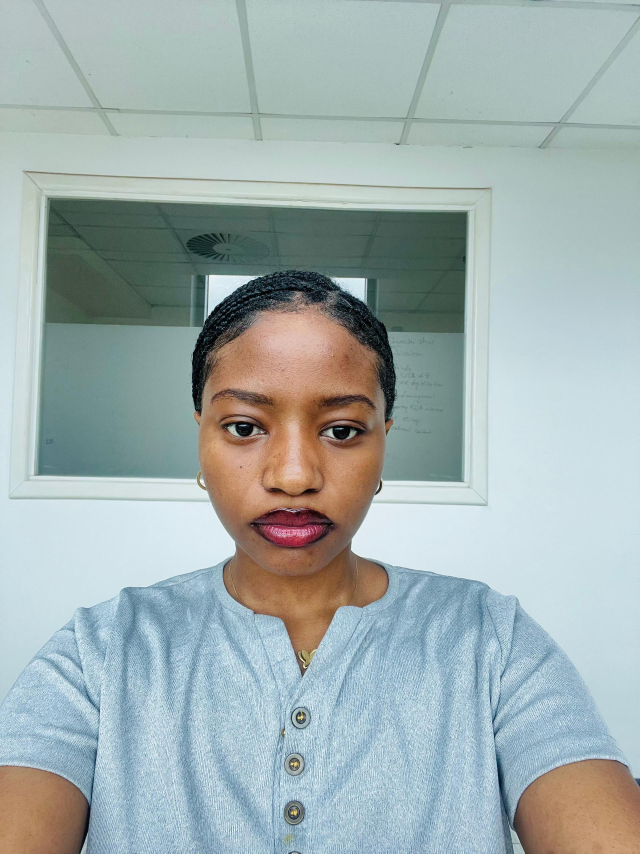
#> input picture data/images/raw/Bella_neutral.jpg, 1920 x 2560 px (shown at 1/3 size); its folder holds only this picture in this run
$ jupyter execute --allow-errors image_preprocessing.ipynb
#> lines starting #> are read from the running program, lines starting #| are printed output that depends on the picture
### IMAGE PREPROCESSING

[cell 1]
import os
import numpy as np
import pandas as pd
import matplotlib.pyplot as plt
from PIL import Image
import cv2
from glob import glob
from PIL import ImageEnhance, ImageFilter
from tensorflow.keras.applications import VGG16
from tensorflow.keras.applications.vgg16 import preprocess_input
from tensorflow.keras.preprocessing import image as keras_image
from tensorflow.keras.models import Model
from tensorflow.keras.layers import GlobalAveragePooling2D

[cell 2]
# Cell 2: Load all images from raw folder
raw_image_path = r"C:\Users\fadhl\OneDrive\Desktop\Multimodal Data Preprocessing Assignment\data\images\raw"

# Get all image files
image_files = sorted(glob(os.path.join(raw_image_path, '*.jpg')) +
                     glob(os.path.join(raw_image_path, '*.jpeg')) +
                     glob(os.path.join(raw_image_path, '*.png')))

print(f"Found {len(image_files)} images")
print("\nImage files:")
for f in image_files:
    print(f"  - {f}")

[cell 3]
# Organize images by member and expression
images_dict = {}
for img_path in image_files:
    filename = os.path.basename(img_path)
    parts = filename.split('_')
    member_name = parts[0]  # Extract member name
    expression = parts[1].split('.')[0]  # Extract expression

    if member_name not in images_dict:
        images_dict[member_name] = {}
    images_dict[member_name][expression] = img_path

print("\n" + "="*50)
print("Organized images by member:")
print("="*50)
for member, expressions in images_dict.items():
    print(f"{member.capitalize()}: {list(expressions.keys())}")

[cell 4]
members = sorted(list(images_dict.keys()))
expressions = ['neutral', 'smile', 'surprised']

fig, axes = plt.subplots(len(members), 3, figsize=(12, 4*len(members)))

# Handle case of single member
if len(members) == 1:
    axes = axes.reshape(1, -1)

for i, member in enumerate(members):
    for j, expr in enumerate(expressions):
        img_path = images_dict[member].get(expr)
        if img_path:
            img = Image.open(img_path)
#> img is the input picture: PIL image 1920x2560 RGB; mean R, G, B 161, 175.2, 174.9
            axes[i, j].imshow(img)
            axes[i, j].set_title(f"{member.capitalize()} - {expr.capitalize()}",
                                fontsize=12, fontweight='bold')
            axes[i, j].axis('off')
        else:
            axes[i, j].text(0.5, 0.5, 'Missing', ha='center', va='center',
                           fontsize=14, color='red')
            axes[i, j].axis('off')

plt.tight_layout()
# Save to results folder
plt.savefig(r'C:\Users\fadhl\OneDrive\Desktop\Multimodal Data Preprocessing Assignment\results\images_grid.png', dpi=150, bbox_inches='tight')
plt.show()

[cell 5]
# Define augmentation functions
def augment_rotation(img, angle=15):
    """Rotate image by given angle"""
#> called with angle = 15
    return img.rotate(angle, fillcolor=(255, 255, 255))
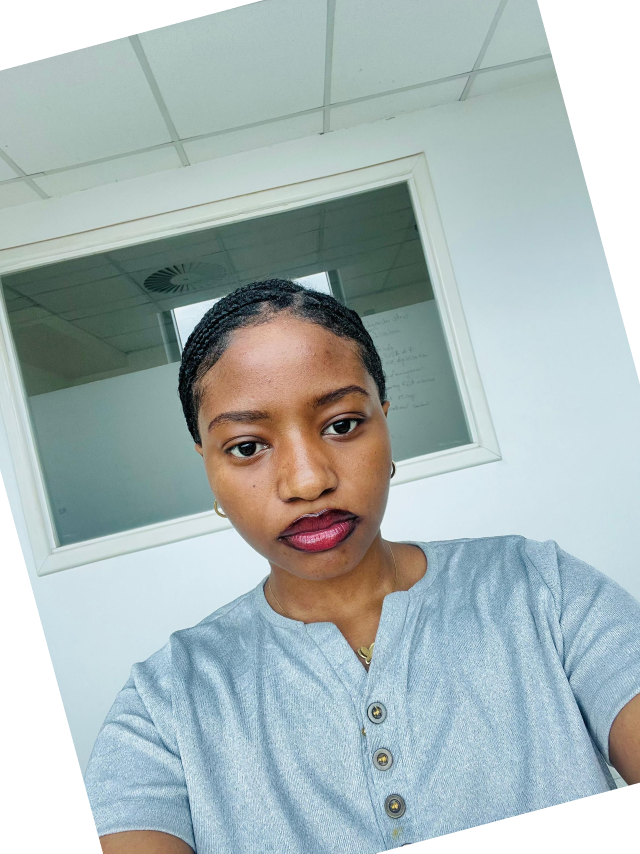
#> returned value: PIL image 1920x2560 RGB (shown at 1/3 size); mean R, G, B 169.5, 183.1, 183.4

def augment_flip(img):
    """Horizontal flip"""
    return img.transpose(Image.FLIP_LEFT_RIGHT)
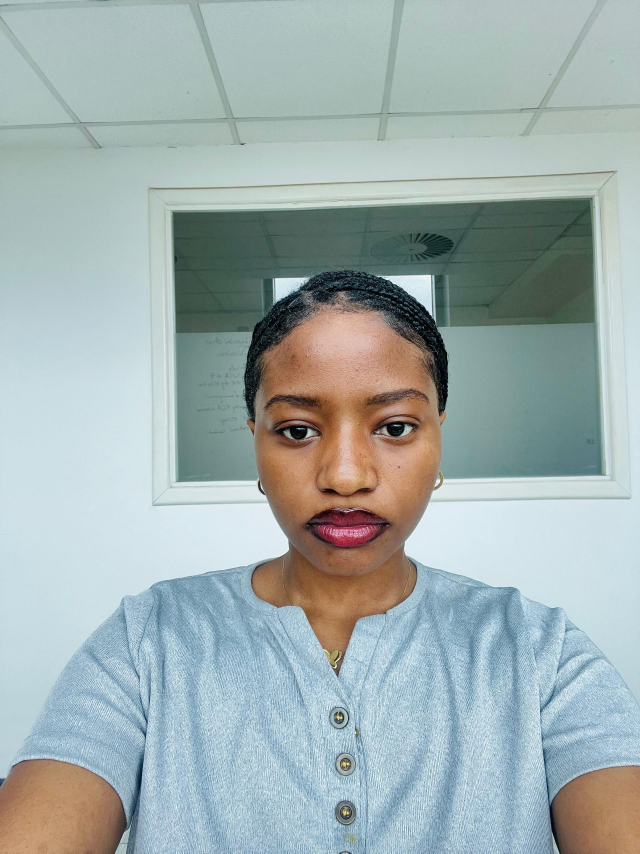
#> returned value: PIL image 1920x2560 RGB (shown at 1/3 size); mean R, G, B 161, 175.2, 174.9

def augment_brightness(img, factor=1.3):
    """Adjust brightness"""
#> called with factor = 1.2
    enhancer = ImageEnhance.Brightness(img)
    return enhancer.enhance(factor)
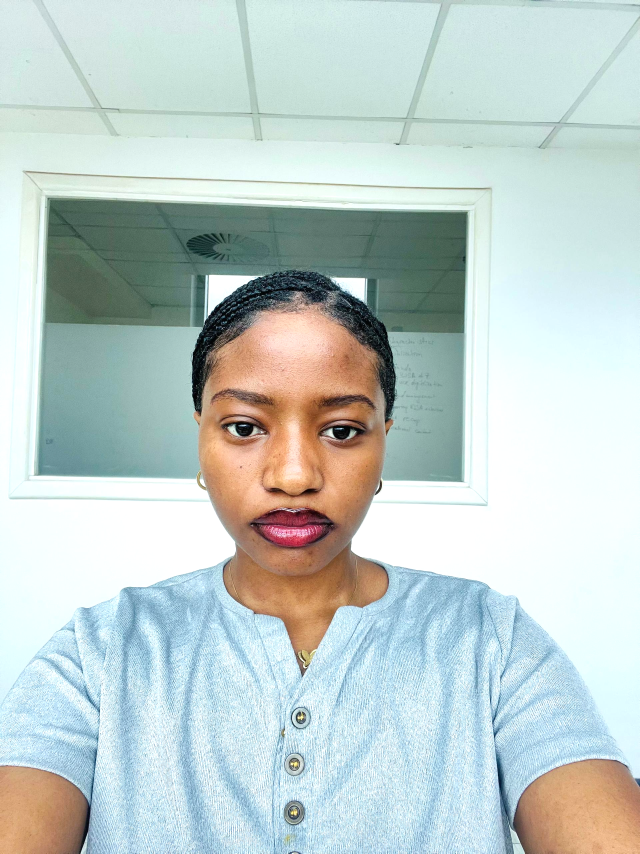
#> returned value: PIL image 1920x2560 RGB (shown at 1/3 size); mean R, G, B 192.5, 206.4, 203.5

def augment_grayscale(img):
    """Convert to grayscale then back to RGB"""
    return img.convert('L').convert('RGB')
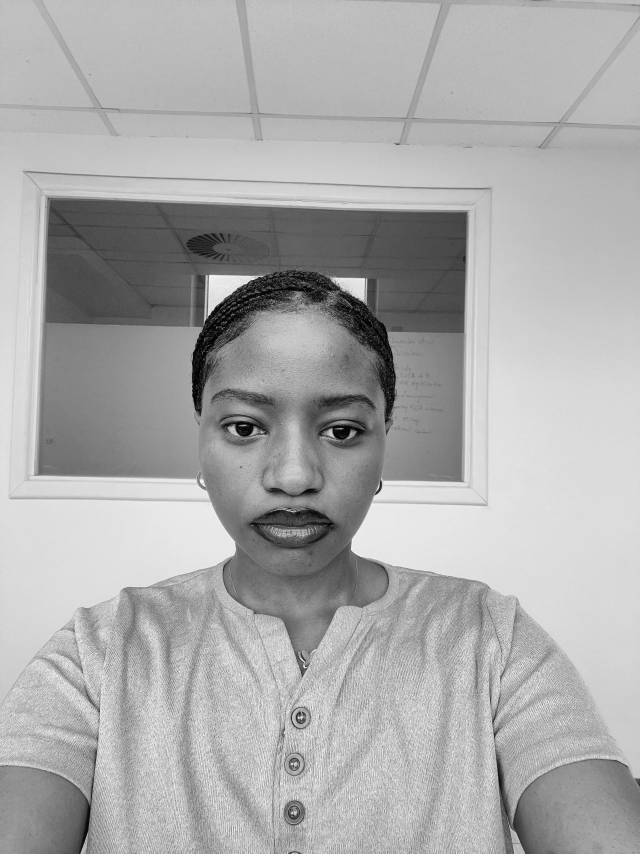
#> returned value: PIL image 1920x2560 RGB (shown at 1/3 size); min 0, max 254, mean 171

def augment_blur(img, radius=2):
    """Apply Gaussian blur"""
    return img.filter(ImageFilter.GaussianBlur(radius))

def augment_contrast(img, factor=1.5):
    """Adjust contrast"""
    enhancer = ImageEnhance.Contrast(img)
    return enhancer.enhance(factor)

$ run again, on data/images/raw/Makuochi_neutral.jpg
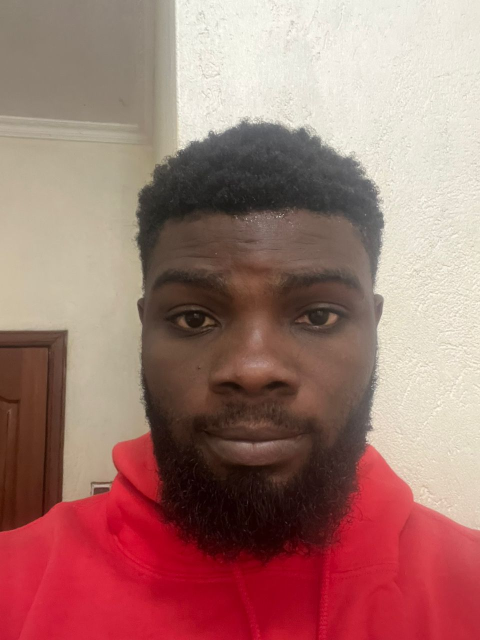
#> input picture data/images/raw/Makuochi_neutral.jpg, 960 x 1280 px (shown at 1/2 size)
#> img is the input picture: PIL image 960x1280 RGB; mean R, G, B 162.1, 118.2, 112.2
#> in augment_brightness, `return enhancer.enhance(factor)`:
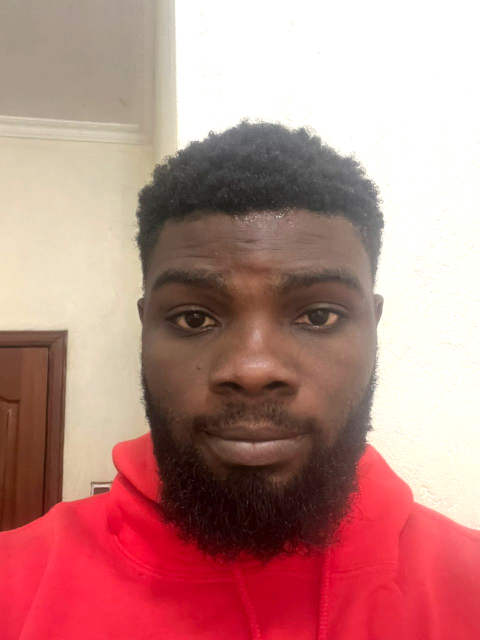
#> returned value: PIL image 960x1280 RGB (shown at 1/2 size); mean R, G, B 187.3, 136.3, 132.1
#> in augment_grayscale, `return img.convert('L').convert('RGB')`:
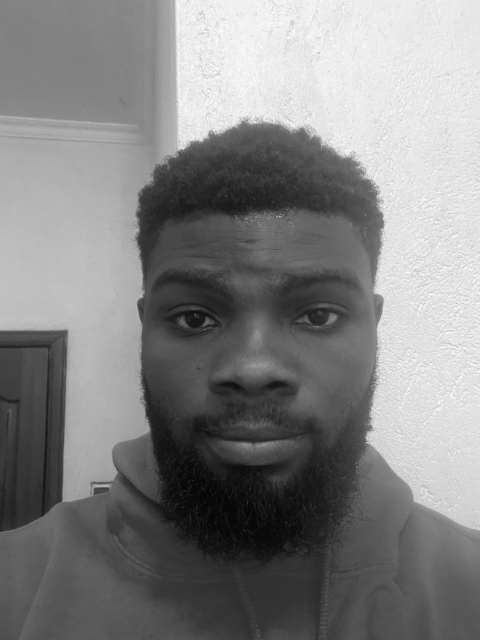
#> returned value: PIL image 960x1280 RGB (shown at 1/2 size); min 4, max 254, mean 130.6
